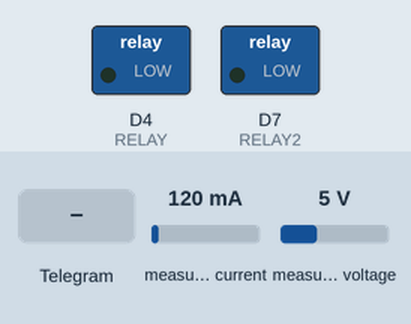
Recording of a sketch running on a simulated ESP8266 (NodeMCU). Parts: switched loads named in the sketch (green lamp = pin HIGH). The inputs (shaded band) are chosen by the test bench; at power-on: measured current 120 mA, measured voltage 5 V. What the sketch prints to the serial monitor is not drawn.

Above: at 2.7 s.
2.8 s: Telegram message "Off" received
At 4.0 s:
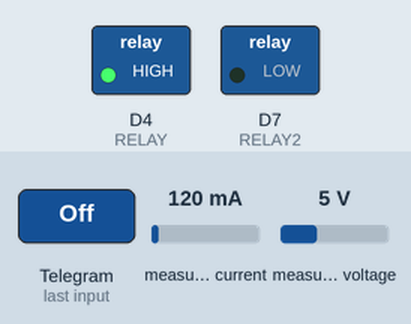
5.2 s: Telegram message "ac Off" received
At 7.3 s:
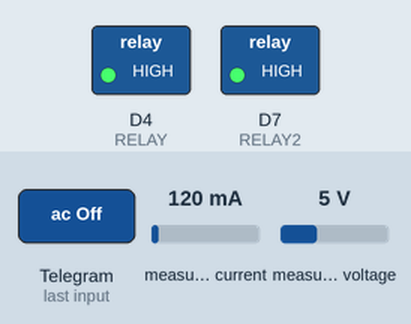
8.0 s: Telegram message "ON" received
At 10.4 s:
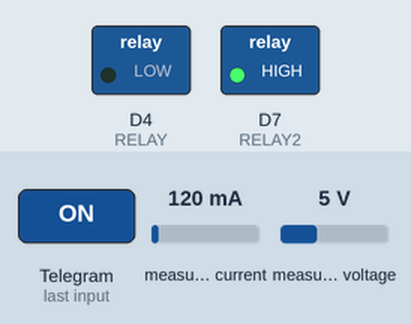
10.7 s: Telegram message "ac on" received
At 12.6 s:
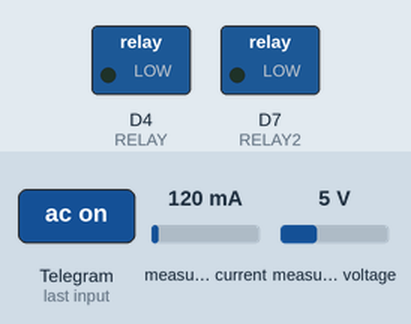
Timing chart, 0 to 14.1 s (numbered marks = the images above; inputs shaded):
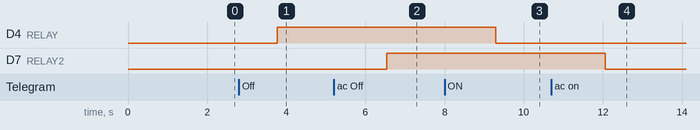

Measured:
- after the input at 2.8 s, D4 (RELAY): LOW → HIGH after 0.97 s
- after the input at 5.2 s, D7 (RELAY2): LOW → HIGH after 1.3 s
- after the input at 8.0 s, D4 (RELAY): HIGH → LOW after 1.3 s
- after the input at 10.7 s, D7 (RELAY2): HIGH → LOW after 1.4 s

The sketch:

kontrol_lampu_relay.ino
```cpp
#include "CTBot.h"
#define LDR D3
#define RELAY D4
#define RELAY2 D7
//================================
#include <PZEM004Tv30.h>
PZEM004Tv30 pzem(D5,D6 );
//================================
int LDRValue;     // result of reading the analog pin
CTBot myBot;
TBMessage msg;
String ssid = "free";       //ssid wifi
String pass = "1sampe8ya";  //password wifi
String token = "1105302957:AAHbm8kOEDr9cTxscieHeB5gOsebowusR0w"; //token telegram
const int id = 898383350; //id chat
void setup() {
  Serial.begin(9600);
  Serial.println("Starting TelegramBot...");
  myBot.wifiConnect(ssid, pass);
  myBot.setTelegramToken(token);
  if (myBot.testConnection())
    Serial.println("\ntestConnection OK");
  else
    Serial.println("\ntestConnection NOK");
    pinMode(RELAY, OUTPUT);
    pinMode(RELAY2, OUTPUT);
    pinMode(LDR, INPUT);
}
void loop() {
  //===============
  LDRValue = digitalRead(LDR);
 // Serial.println(LDRValue);
  delay(100);
  //===============
  TBMessage msg;
  // LDRValue = digitalRead(LDR);
   //===============
  float voltage = pzem.voltage();
  if(voltage != NAN){
    Serial.print("Voltage: "); Serial.print(voltage); Serial.println("V");
  }else{
    Serial.println("Error reading voltage");
  }
  float current = pzem.current();
  if(current != NAN){
    Serial.print("Current: "); Serial.print(current); Serial.println("A");
  }else{
    Serial.println("Error reading current");
  }
  float power = pzem.power();
  if(current != NAN){
    Serial.print("Power: "); Serial.print(power); Serial.println("W");
  }else{
    Serial.println("Error reading power");
  }
  float energy = pzem.energy();
  if(current != NAN){
    Serial.print("Energy: "); Serial.print(energy,3); Serial.println("kWh");
  }else{
  Serial.println("Error reading energy");
  }
  float frequency = pzem.frequency();
  if(current != NAN){
    Serial.print("Frequency: "); Serial.print(frequency, 1); Serial.println("Hz");
  }else{
    Serial.println("Error reading frequency");
  }
  float pf = pzem.pf();
  if(current != NAN){
    Serial.print("PF: "); Serial.println(pf);
  }else{
    Serial.println("Error reading power factor");
  }
  Serial.println();
  delay(2000);
//======================================================
if(myBot.getNewMessage(msg)){
    if (msg.text.equalsIgnoreCase("ON")){          //perintah ON untuk menghidupkan lampu
        digitalWrite(RELAY, LOW);
        myBot.sendMessage(msg.sender.id, "LAMPU DI NYALAKAN");
    }else if (msg.text.equalsIgnoreCase("Off")) {   //perintah OFF di gunakan untuk mematikan lampu
        digitalWrite(RELAY, HIGH);
        myBot.sendMessage(msg.sender.id, "LAMPU DI MATIKAN");
//======================================================================================================================
     }else if (msg.text.equalsIgnoreCase("ac on")) {   //perintah OFF di gunakan untuk mematikan lampu
        digitalWrite(RELAY2, LOW);
        myBot.sendMessage(msg.sender.id, "AC DI HIDUPKAN");
     }else if (msg.text.equalsIgnoreCase("ac Off")) {   //perintah OFF di gunakan untuk mematikan lampu
        digitalWrite(RELAY2, HIGH);
        myBot.sendMessage(msg.sender.id, "AC DI MATIKAN");
//======================================================================================================================
    }else if (msg.text.equalsIgnoreCase("menu")) {  //menu untuk mengakses menu kontrol
        myBot.sendMessage(msg.sender.id, "~Menu~ \n [kontrol lampu] \n -On \n -off \n cek lampu \n [kontrol AC] \n -ac on \n -ac off \n cek ac \n -About");

    }else if (msg.text.equalsIgnoreCase("About")) {   //about untuk mengakses data pemilik
        myBot.sendMessage(msg.sender.id, "SELAMAT DATANG DI RUANG CONTROL AYU");
    }else if (msg.text.equalsIgnoreCase("cek lampu")) {
       if(LDRValue==0){
          myBot.sendMessage(msg.sender.id, "LAMPU NYALA");
       }else{
         myBot.sendMessage(msg.sender.id, "LAMPU MATI");
      }
      }else if (msg.text.equalsIgnoreCase("cek ac")) {
       if(power > 0){
          myBot.sendMessage(msg.sender.id, "ac NYALA");
       }else{
         myBot.sendMessage(msg.sender.id, "ac MATI");
      }
}else{
       myBot.sendMessage(msg.sender.id, "perintah error \n silahkan buka menu");
    }
}
delay(500);
}
```
